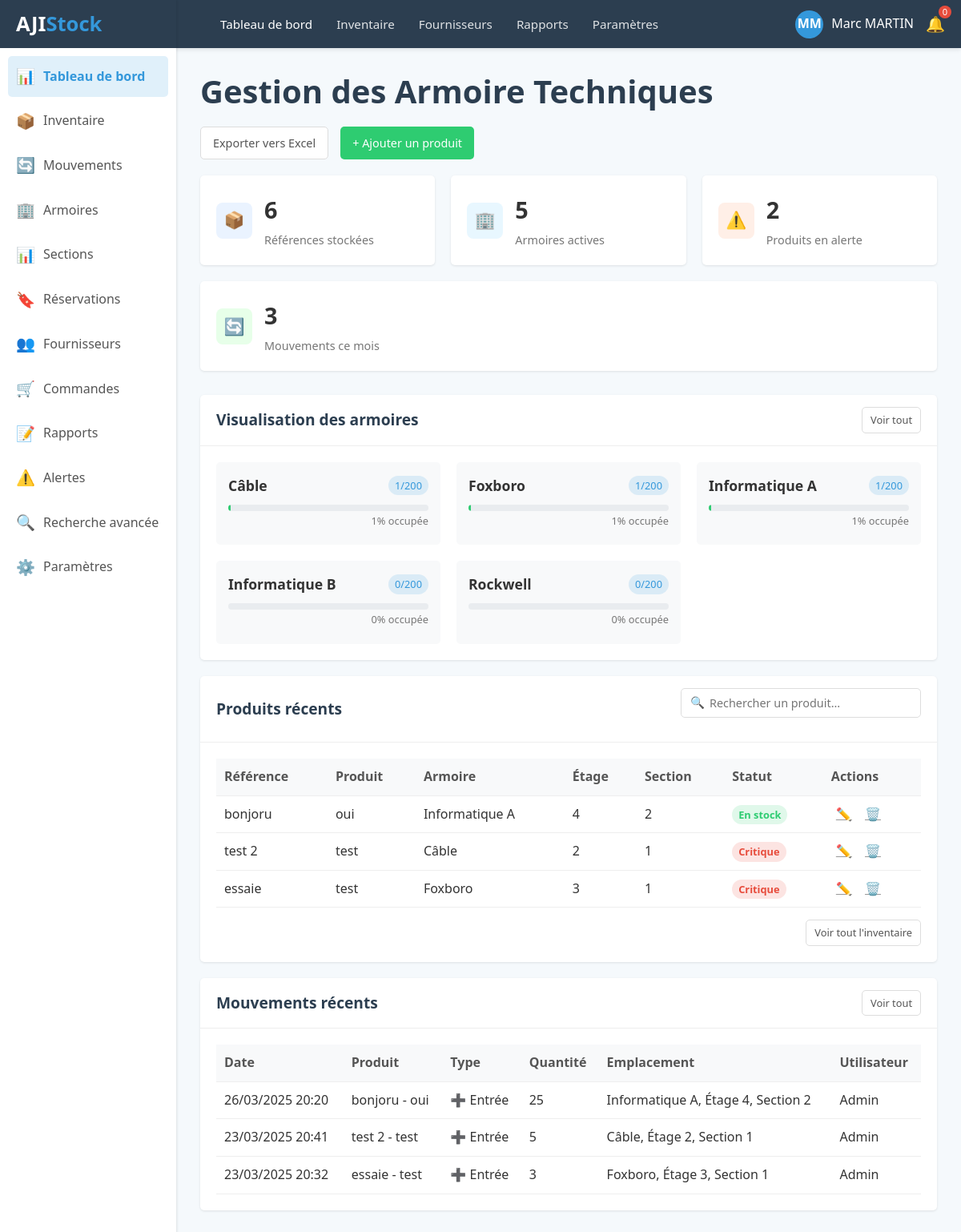
The page / on the database its author committed.
### tables this page shows
CREATE TABLE IF NOT EXISTS `armoires` (
  `id_armoire` int(11) NOT NULL AUTO_INCREMENT,
  `nom_armoire` varchar(50) NOT NULL,
  `description` varchar(255) DEFAULT NULL,
  `emplacement` varchar(100) DEFAULT NULL,
  `date_creation` datetime DEFAULT current_timestamp(),
  `date_modification` datetime DEFAULT current_timestamp() ON UPDATE current_timestamp(),
  PRIMARY KEY (`id_armoire`)
);

CREATE TABLE IF NOT EXISTS `produits` (
  `id_produit` int(11) NOT NULL AUTO_INCREMENT,
  `reference` varchar(50) NOT NULL,
  `nom_produit` varchar(100) NOT NULL,
  `id_categorie` int(11) DEFAULT NULL,
  `description` text DEFAULT NULL,
  `fournisseur` varchar(100) DEFAULT NULL,
  `prix_unitaire` decimal(10,2) DEFAULT NULL,
  `seuil_alerte` int(11) DEFAULT 10,
  `date_creation` datetime DEFAULT current_timestamp(),
  `date_modification` datetime DEFAULT current_timestamp() ON UPDATE current_timestamp(),
  PRIMARY KEY (`id_produit`),
  UNIQUE KEY `reference` (`reference`),
  KEY `id_categorie` (`id_categorie`)
);

CREATE TABLE IF NOT EXISTS `etageres` (
  `id_etagere` int(11) NOT NULL AUTO_INCREMENT,
  `id_armoire` int(11) NOT NULL,
  `numero_etagere` int(11) NOT NULL,
  `description` varchar(255) DEFAULT NULL,
  `capacite_max` int(11) DEFAULT NULL,
  PRIMARY KEY (`id_etagere`),
  UNIQUE KEY `id_armoire` (`id_armoire`,`numero_etagere`)
);

CREATE TABLE IF NOT EXISTS `sections` (
  `id_section` int(11) NOT NULL AUTO_INCREMENT,
  `id_etagere` int(11) NOT NULL,
  `numero_section` int(11) NOT NULL,
  `description` varchar(255) DEFAULT NULL,
  `capacite_max` int(11) DEFAULT NULL,
  PRIMARY KEY (`id_section`),
  UNIQUE KEY `id_etagere` (`id_etagere`,`numero_section`)
);

CREATE TABLE IF NOT EXISTS `mouvements` (
  `id_mouvement` int(11) NOT NULL AUTO_INCREMENT,
  `id_produit` int(11) NOT NULL,
  `id_section` int(11) NOT NULL,
  `type_mouvement` enum('entrée','sortie','transfert') NOT NULL,
  `quantite` int(11) NOT NULL,
  `date_mouvement` datetime DEFAULT current_timestamp(),
  `utilisateur` varchar(50) DEFAULT NULL,
  `commentaire` text DEFAULT NULL,
  `id_section_destination` int(11) DEFAULT NULL,
  PRIMARY KEY (`id_mouvement`),
  KEY `id_produit` (`id_produit`),
  KEY `id_section` (`id_section`),
  KEY `id_section_destination` (`id_section_destination`)
);

### index.php (the view, shortened to what the rows shown need)
<?php
require_once './src/components/current/db_connect.php';
require_once './src/api/functions.php';
$armoires = getArmoires($link_stockage);
$produits = getProduits($link_stockage, '', 5);
$mouvements = getMouvementsRecents($link_stockage, 5);
?>
<!DOCTYPE html>
<html lang="fr">
<head>
    <link rel="stylesheet" href="./css/index.css">
</head>
<body>
    <div class="main-content">
        <div class="title-container">
            <h1>
                Gestion des Armoire Techniques
            </h1>
        </div>
        <div class="content-section">
            <div class="section-header">
                <h2>Visualisation des armoires</h2>
            </div>
            <div class="section-body">
                <div class="armoire-grid">
                    <?php foreach ($armoires as $armoire): ?>
                        <?php
                            $fillClass = 'low';
                        ?>
                        <div class="armoire-item">
                            <div class="armoire-header">
                                <div class="armoire-title"><?php echo htmlspecialchars($armoire['nom']); ?></div>
                                <div class="armoire-count"><?php echo $armoire['references']; ?>/<?php echo $armoire['capacite']; ?></div>
                            </div>
                            <div class="progress-container">
                                <div class="progress-bar">
                                    <div class="progress-fill <?php echo $fillClass; ?>" style="width: <?php echo $armoire['occupation']; ?>%"></div>
                                </div>
                                <div class="progress-label"><?php echo $armoire['occupation']; ?>% occupée</div>
                            </div>
                        </div>
                    <?php endforeach; ?>
                </div>
            </div>
        </div>
        <div class="content-section">
            <div class="section-header">
                <h2>Produits récents</h2>
            </div>
            <div class="section-body">
                <table class="data-table">
                    <thead>
                        <tr>
                            <th>Référence</th>
                            <th>Produit</th>
                            <th>Armoire</th>
                            <th>Étage</th>
                            <th>Section</th>
                            <th>Statut</th>
                            <th>Actions</th>
                        </tr>
                    </thead>
                    <tbody>
                        <?php if (empty($produits)): ?>
                            <tr>
                                <td colspan="7" style="text-align: center;">Aucun produit trouvé</td>
                            </tr>
                        <?php else: ?>
                            <?php foreach ($produits as $produit): ?>
                                <tr>
                                    <td><?php echo htmlspecialchars($produit['reference']); ?></td>
                                    <td><?php echo htmlspecialchars($produit['nom_produit']); ?></td>
                                    <td><?php echo htmlspecialchars($produit['nom_armoire']); ?></td>
                                    <td><?php echo $produit['numero_etagere']; ?></td>
                                    <td><?php echo $produit['numero_section']; ?></td>
                                    <td>
                                        <?php
                                            $statusClass = 'success';
                                            $statusText = 'En stock';
                                            if ($produit['statut'] == 'rupture') {
                                                $statusClass = 'danger';
                                                $statusText = 'Rupture';
                                            } elseif ($produit['statut'] == 'critique') {
                                                $statusClass = 'danger';
                                                $statusText = 'Critique';
                                            } elseif ($produit['statut'] == 'faible') {
                                                $statusClass = 'warning';
                                                $statusText = 'Stock faible';
                                            }
                                        ?>
                                        <span class="status-badge <?php echo $statusClass; ?>"><?php echo $statusText; ?></span>
                                    </td>
                                    <td>
                                        <a href="produit-editer.php?id=<?php echo $produit['id_produit']; ?>" class="action-btn">✏️</a>
                                        <a href="produit-supprimer.php?id=<?php echo $produit['id_produit']; ?>" class="action-btn delete" onclick="return confirm('Êtes-vous sûr de vouloir supprimer ce produit ?');">🗑️</a>
                                    </td>
                                </tr>
                            <?php endforeach; ?>
                        <?php endif; ?>
                    </tbody>
                </table>
            </div>
        </div>
        <div class="content-section">
            <div class="section-header">
                <h2>Mouvements récents</h2>
            </div>
            <div class="section-body">
                <table class="data-table">
                    <thead>
                        <tr>
                            <th>Date</th>
                            <th>Produit</th>
                            <th>Type</th>
                            <th>Quantité</th>
                            <th>Emplacement</th>
                            <th>Utilisateur</th>
                        </tr>
                    </thead>
                    <tbody>
                        <?php if (empty($mouvements)): ?>
                            <tr>
                                <td colspan="6" style="text-align: center;">Aucun mouvement récent</td>
                            </tr>
                        <?php else: ?>
                            <?php foreach ($mouvements as $mouvement): ?>
                                <tr>
                                    <td><?php echo date('d/m/Y H:i', strtotime($mouvement['date_mouvement'])); ?></td>
                                    <td><?php echo htmlspecialchars($mouvement['reference'] . ' - ' . $mouvement['nom_produit']); ?></td>
                                    <td>
                                        <?php
                                            $typeIcon = '🔄';
                                            if ($mouvement['type_mouvement'] == 'entrée') {
                                                $typeIcon = '➕';
                                            } elseif ($mouvement['type_mouvement'] == 'sortie') {
                                                $typeIcon = '➖';
                                            }
                                            echo $typeIcon . ' ' . ucfirst($mouvement['type_mouvement']);
                                        ?>
                                    </td>
                                    <td><?php echo $mouvement['quantite']; ?></td>
                                    <td>
                                        <?php
                                            echo htmlspecialchars($mouvement['armoire_source'] . ', Étage ' . $mouvement['etage_source'] . ', Section ' . $mouvement['section_source']);
                                        ?>
                                    </td>
                                    <td><?php echo htmlspecialchars($mouvement['utilisateur']); ?></td>
                                </tr>
                            <?php endforeach; ?>
                        <?php endif; ?>
                    </tbody>
                </table>
            </div>
        </div>
    </div>
</body>
</html>

### rows shown on the page
armoires: nom_armoire "Câble", id_armoire "1", capacite "200"
armoires: nom_armoire "Foxboro", references "1", capacite "200", occupation "1"
armoires: nom_armoire "Informatique A", references "1", capacite "200", occupation "1"
armoires: nom_armoire "Informatique B", references "0", capacite "200", occupation "0"
armoires: nom_armoire "Rockwell", references "0", capacite "200", occupation "0"
produits: reference "bonjoru", nom_produit "oui", armoires.nom_armoire "Informatique A", etageres.numero_etagere "4", sections.numero_section "2", statusText "En stock"
produits: reference "test 2", nom_produit "test", armoires.nom_armoire "Câble", etageres.numero_etagere "2", sections.numero_section "1", statusText "Critique"
produits: reference "essaie", nom_produit "test", armoires.nom_armoire "Foxboro", etageres.numero_etagere "3", sections.numero_section "1", statusText "Critique"
mouvements: date_mouvement "26/03/2025 20:20", id_produit.nom_produit "bonjoru - oui", type_mouvement "➕", type_mouvement "Entrée", quantite "25", armoires.nom_armoire "Informatique A, Étage 4, Section 2", utilisateur "Admin"
mouvements: date_mouvement "23/03/2025 20:41", id_produit.nom_produit "test 2 - test", type_mouvement "➕", type_mouvement "Entrée", quantite "5", armoires.nom_armoire "Câble, Étage 2, Section 1", utilisateur "Admin"
mouvements: date_mouvement "23/03/2025 20:32", id_produit.nom_produit "essaie - test", type_mouvement "➕", type_mouvement "Entrée", quantite "3", armoires.nom_armoire "Foxboro, Étage 3, Section 1", utilisateur "Admin"

### other values the page prints
count($alertes) "0"
$stats['total_references'] "6"
$stats['total_armoires'] "5"
$stats['produits_alerte'] "2"
$stats['mouvements_mois'] "3"
